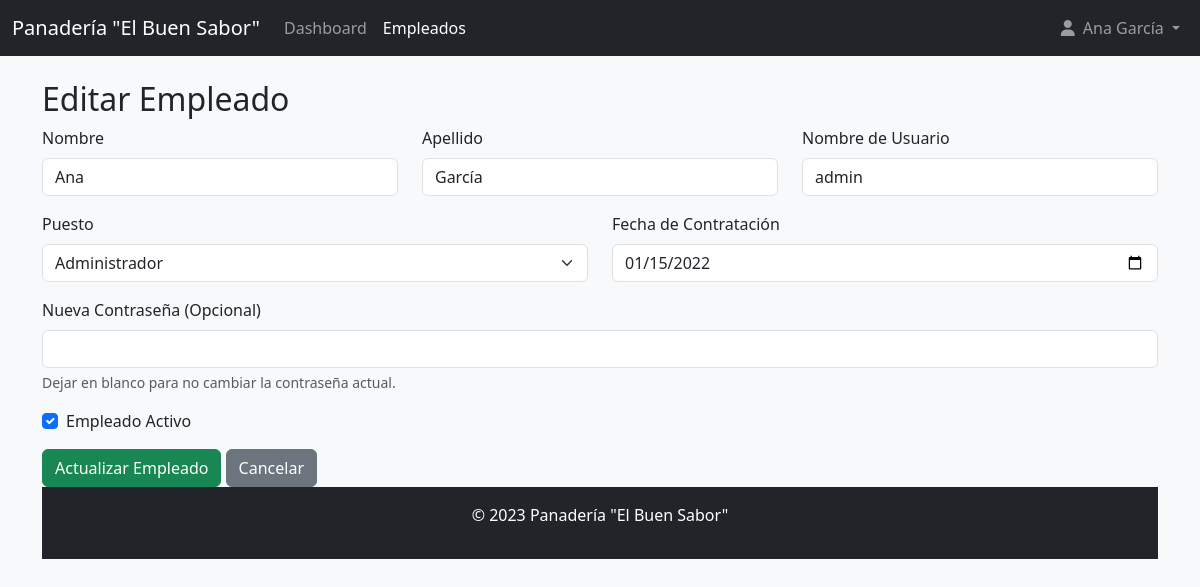
Page /modulos/empleados/editar.php?id=1 (signed in) on the committed database.
### tables this page shows
CREATE TABLE `empleados` (
  `id_empleado` int(11) NOT NULL,
  `nombre` varchar(100) NOT NULL,
  `apellido` varchar(100) NOT NULL,
  `username` varchar(50) NOT NULL,
  `puesto` varchar(50) DEFAULT NULL COMMENT 'Ej. Cajero, Panadero, Gerente',
  `password` varchar(255) NOT NULL,
  `fecha_contratacion` date DEFAULT NULL,
  `activo` tinyint(1) DEFAULT 1
);

### modulos/empleados/editar.php (the view, shortened to what this page needs)
<?php
require_once '../../config/database.php';
require_once '../../templates/header.php';
$id_empleado = (int)$_GET['id'];
$stmt = $conexion->prepare("SELECT * FROM Empleados WHERE id_empleado = ?");
$stmt->bind_param("i", $id_empleado);
$stmt->execute();
$resultado = $stmt->get_result();
$empleado = $resultado->fetch_assoc();
?>
<h2>Editar Empleado</h2>
<form action="actualizar.php" method="POST">
    <div class="row">
        <div class="col-md-4 mb-3">
            <label for="nombre" class="form-label">Nombre</label>
            <input type="text" class="form-control" id="nombre" name="nombre" value="<?php echo htmlspecialchars($empleado['nombre']); ?>" required>
        </div>
        <div class="col-md-4 mb-3">
            <label for="apellido" class="form-label">Apellido</label>
            <input type="text" class="form-control" id="apellido" name="apellido" value="<?php echo htmlspecialchars($empleado['apellido']); ?>" required>
        </div>
        <div class="col-md-4 mb-3">
            <label for="username" class="form-label">Nombre de Usuario</label>
            <input type="text" class="form-control" id="username" name="username" value="<?php echo htmlspecialchars($empleado['username']); ?>" required>
        </div>
    </div>
    <div class="row">
        <div class="col-md-6 mb-3">
            <label for="puesto" class="form-label">Puesto</label>
            <select name="puesto" id="puesto" class="form-select" required>
                <?php
                $puestos = ['Administrador', 'Cajero', 'Panadero'];
                foreach ($puestos as $p) {
                    $selected = ($empleado['puesto'] == $p) ? 'selected' : '';
                    echo "<option value='{$p}' {$selected}>{$p}</option>";
                }
                ?>
            </select>
        </div>
        <div class="col-md-6 mb-3">
            <label for="fecha_contratacion" class="form-label">Fecha de Contratación</label>
            <input type="date" class="form-control" id="fecha_contratacion" name="fecha_contratacion" value="<?php echo $empleado['fecha_contratacion']; ?>" required>
        </div>
    </div>
    <div class="mb-3">
        <label for="password" class="form-label">Nueva Contraseña (Opcional)</label>
        <input type="password" class="form-control" id="password" name="password">
        <div class="form-text">Dejar en blanco para no cambiar la contraseña actual.</div>
    </div>
    <div class="form-check mb-3">
        <input class="form-check-input" type="checkbox" id="activo" name="activo" value="1" <?php echo ($empleado['activo'] ? 'checked' : ''); ?>>
        <label class="form-check-label" for="activo">Empleado Activo</label>
    </div>
    <button type="submit" class="btn btn-success">Actualizar Empleado</button>
    <a href="index.php" class="btn btn-secondary">Cancelar</a>
</form>
<?php
require_once '../../templates/footer.php';
?>

### assets/css/style.css (style rules this page uses)
body { background-color: #f8f9fa; }

### rows in the picture
empleados: nombre "Ana", apellido "García", username "admin", fecha_contratacion "01/15/2022", activo "☑"

### other values in the picture
$_SESSION['nombre_empleado'] "Ana García"
form field puesto "Administrador"
